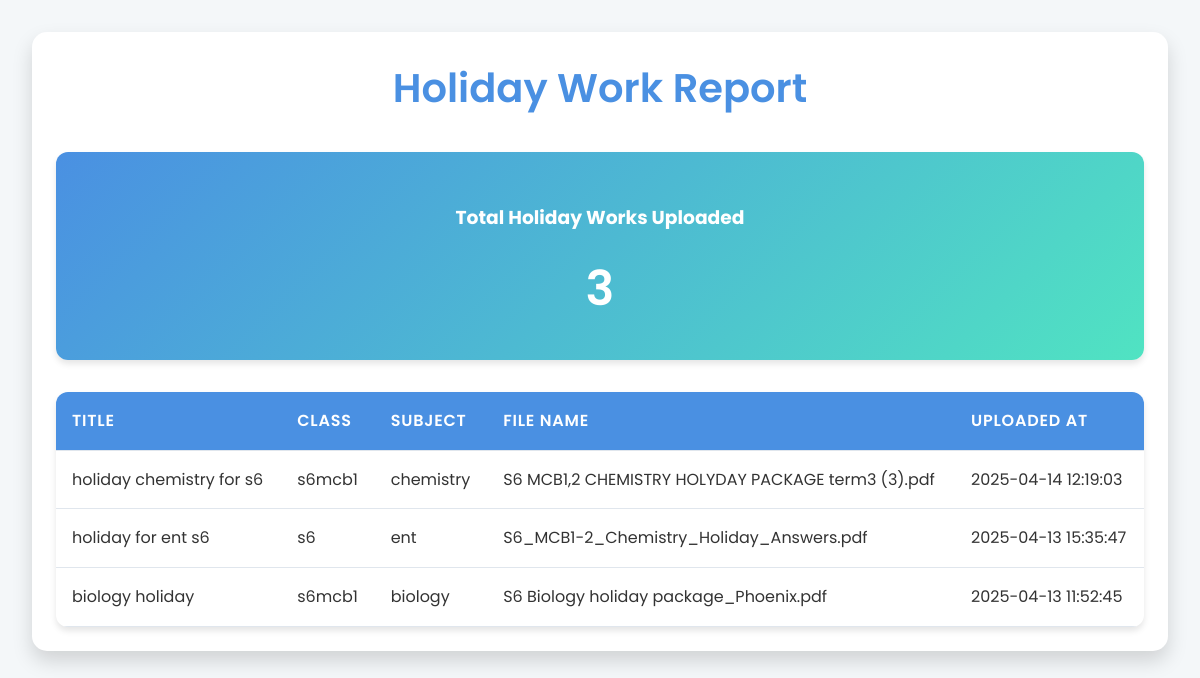
Page /classreport.php on the committed database.
### tables this page shows
CREATE TABLE `holiday_work` (
  `id` int(11) NOT NULL,
  `title` varchar(255) NOT NULL,
  `class_name` varchar(100) NOT NULL,
  `subject_name` varchar(100) NOT NULL,
  `description` text DEFAULT NULL,
  `file_name` varchar(255) DEFAULT NULL,
  `mime_type` varchar(100) DEFAULT NULL,
  `file_data` longblob DEFAULT NULL,
  `uploaded_at` timestamp NOT NULL DEFAULT current_timestamp()
);

### classreport.php (the view, shortened to what this page needs)
<?php
$servername = "localhost";
$username = "root";
$password = "HDLPOahfVpYlhx29SkgMJCsmCMAYj0HL";
$dbname = "philippeneri";
$conn = new mysqli($servername, $username, $password, $dbname);
$sql = "SELECT title, class_name, subject_name, file_name, uploaded_at FROM holiday_work ORDER BY uploaded_at DESC";
$result = $conn->query($sql);
$total_uploaded = 0;
if ($result->num_rows > 0) {
    $total_uploaded = $result->num_rows;
}
?>
<!DOCTYPE html>
<html lang="en">
<head>
</head>
<body>
<div class="container">
    <div class="header">
        <h1>Holiday Work Report</h1>
    </div>
    <div class="summary-card">
        <h3>Total Holiday Works Uploaded</h3>
        <p class="count"><?php echo $total_uploaded; ?></p>
    </div>
    <?php if ($total_uploaded > 0): ?>
        <table>
            <thead>
                <tr>
                    <th>Title</th>
                    <th>Class</th>
                    <th>Subject</th>
                    <th>File Name</th>
                    <th>Uploaded At</th>
                </tr>
            </thead>
            <tbody>
                <?php while ($row = $result->fetch_assoc()): ?>
                    <tr>
                        <td data-label="Title"><?php echo htmlspecialchars($row['title']); ?></td>
                        <td data-label="Class"><?php echo htmlspecialchars($row['class_name']); ?></td>
                        <td data-label="Subject"><?php echo htmlspecialchars($row['subject_name']); ?></td>
                        <td data-label="File Name"><?php echo htmlspecialchars($row['file_name']); ?></td>
                        <td data-label="Uploaded At"><?php echo htmlspecialchars($row['uploaded_at']); ?></td>
                    </tr>
                <?php endwhile; ?>
            </tbody>
        </table>
    <?php else: ?>
        <p class="no-data">No holiday work has been uploaded yet.</p>
    <?php endif; ?>
</div>
</body>
</html>

### classreport.php (style rules this page uses)
:root { --primary-color: #4A90E2; --secondary-color: #50E3C2; --text-color-dark: #333; --text-color-light: #fff; --bg-light: #f4f7f9; --card-bg: #fff; --border-color: #e0e6ed; --shadow-light: 0 4px 6px rgba(0, 0, 0, 0.1); --shadow-strong: 0 10px 20px rgba(0, 0, 0, 0.15); }
body { font-family: 'Poppins', sans-serif; background-color: var(--bg-light); color: var(--text-color-dark); margin: 0; padding: 2rem; line-height: 1.6; }
.container { max-width: 1200px; margin: 0 auto; padding: 1.5rem; background-color: var(--card-bg); border-radius: 15px; box-shadow: var(--shadow-strong); }
.header { text-align: center; margin-bottom: 2rem; }
.header h1 { font-size: 2.5rem; font-weight: 600; color: var(--primary-color); margin: 0; }
.summary-card { background: linear-gradient(135deg, var(--primary-color), var(--secondary-color)); color: var(--text-color-light); padding: 2rem; border-radius: 12px; text-align: center; margin-bottom: 2rem; box-shadow: var(--shadow-light); animation: fadeIn 1s ease-in-out; }
.summary-card .count { font-size: 3rem; font-weight: 600; margin: 0.5rem 0 0; }
table { width: 100%; border-collapse: collapse; background-color: var(--card-bg); border-radius: 12px; overflow: hidden; box-shadow: var(--shadow-light); animation: slideInUp 1s ease-in-out; }
th, td { padding: 1rem; text-align: left; border-bottom: 1px solid var(--border-color); }
th { background-color: var(--primary-color); color: var(--text-color-light); font-weight: 600; text-transform: uppercase; letter-spacing: 0.05em; }

### rows in the picture
holiday_work: title "holiday chemistry for s6", class_name "s6mcb1", subject_name "chemistry", file_name "S6 MCB1,2 CHEMISTRY HOLYDAY PACKAGE term3 (3).pdf", uploaded_at "2025-04-14 12:19:03"
holiday_work: title "holiday for ent s6", class_name "s6", subject_name "ent", file_name "S6_MCB1-2_Chemistry_Holiday_Answers.pdf", uploaded_at "2025-04-13 15:35:47"
holiday_work: title "biology holiday", class_name "s6mcb1", subject_name "biology", file_name "S6 Biology holiday package_Phoenix.pdf", uploaded_at "2025-04-13 11:52:45"

### other values in the picture
$total_uploaded "3"
